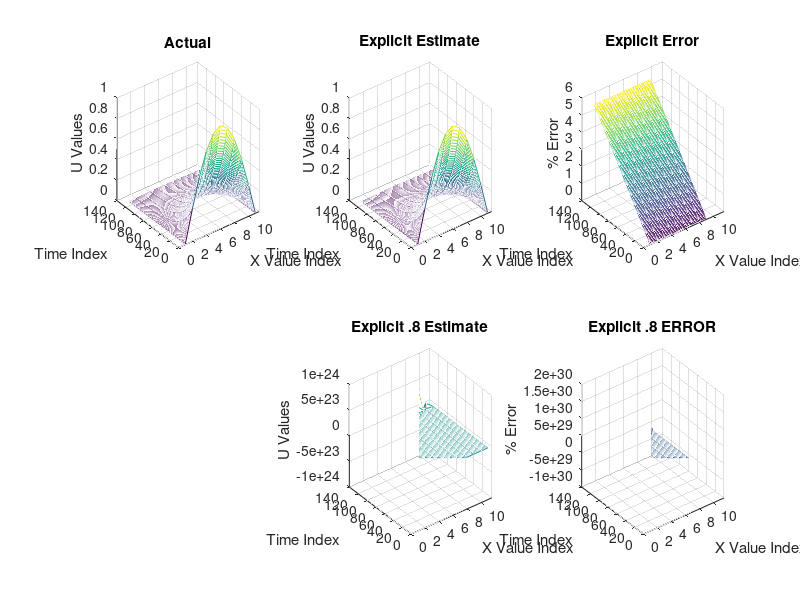

Reproduce this figure in MATLAB.
clear; clc;

% Visualization of 10.6.1
Eactual = csvread('ExplicitBLOCKACTUAL.csv');

Eestimate = csvread('ExplicitBLOCK.csv');
Eerror = csvread('ExplicitERROR.csv');
E8estimate = csvread('Explicit8BLOCK.csv');
E8error = csvread('Explicit8ERROR.csv');


figure(1);
% Actual Plot 
subplot(2,3,1);
mesh(Eactual);
xlim([0 11.5]);
title('Actual');
xlabel('X Value Index');
ylabel('Time Index');
zlabel('U Values');

% Explicit Estimate Plot
subplot(2,3,2);
mesh(Eestimate);
xlim([0 11.5]);
title('Explicit Estimate');
xlabel('X Value Index');
ylabel('Time Index');
zlabel('U Values');

% Explicit Estimate Error
subplot(2,3,3);
mesh(Eerror);
xlim([0 11.5]);
title('Explicit Error');
xlabel('X Value Index');
ylabel('Time Index');
zlabel('% Error');

% Explicit Estimate .8
subplot(2,3,5);
mesh(E8estimate);
xlim([0 11.5]);
title('Explicit .8 Estimate');
xlabel('X Value Index');
ylabel('Time Index');
zlabel('U Values');

% .8 Error
subplot(2,3,6);
mesh(E8error);
xlim([0 11.5]);
title('Explicit .8 ERROR');
xlabel('X Value Index');
ylabel('Time Index');
zlabel('% Error');
